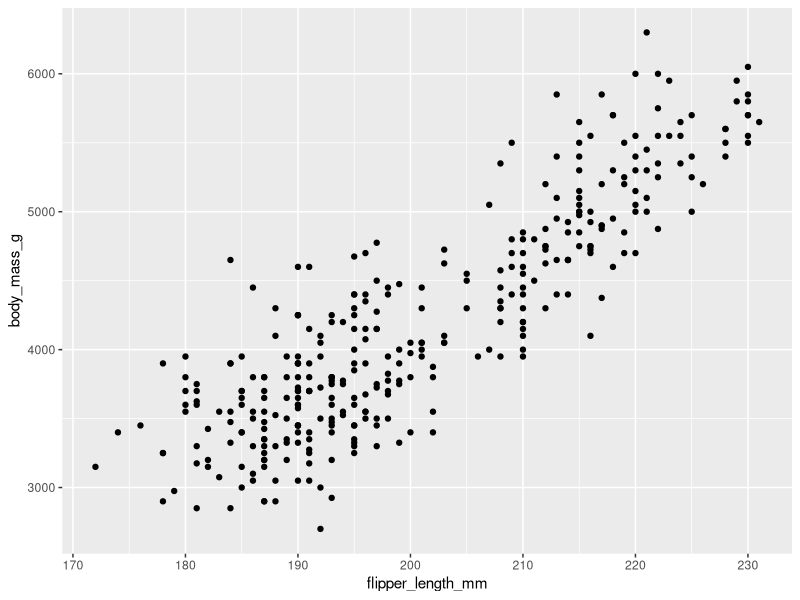
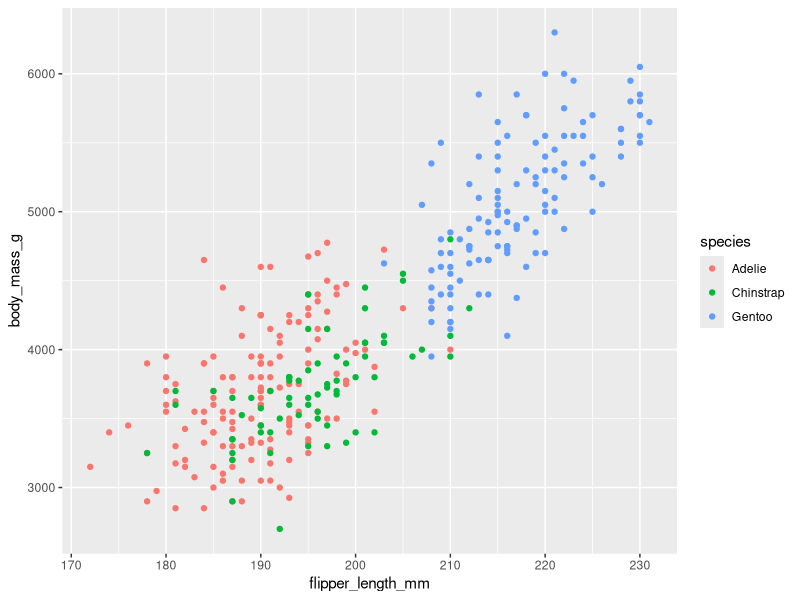
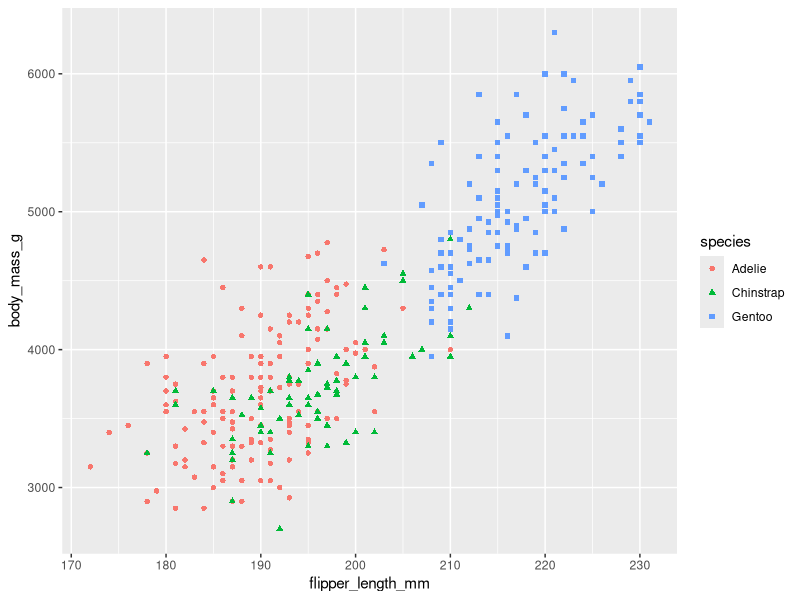
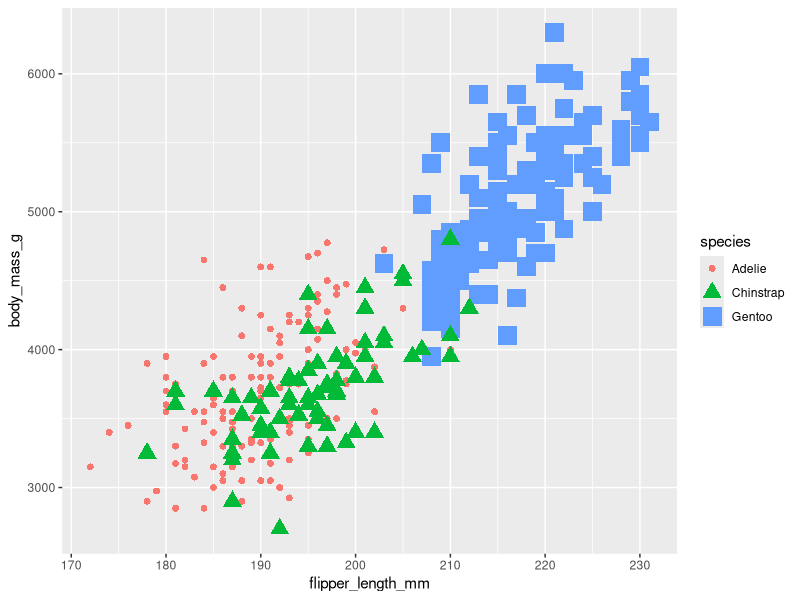
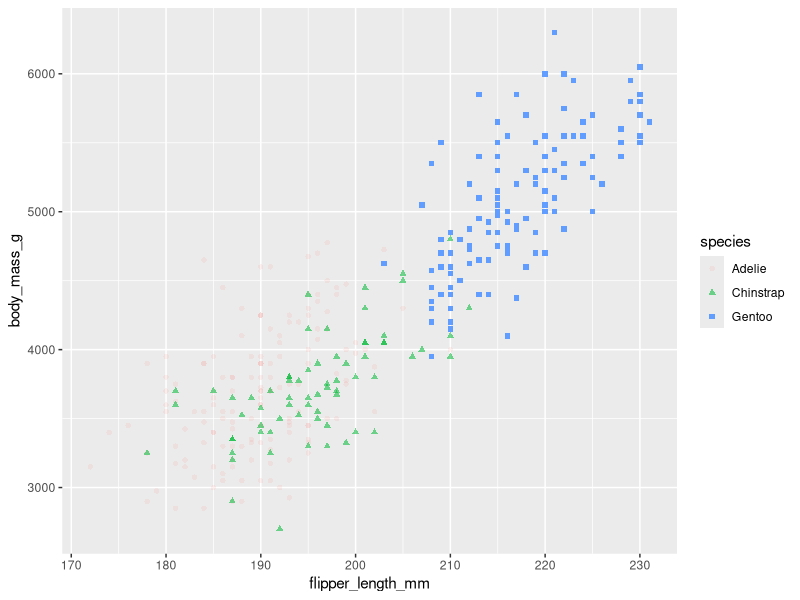
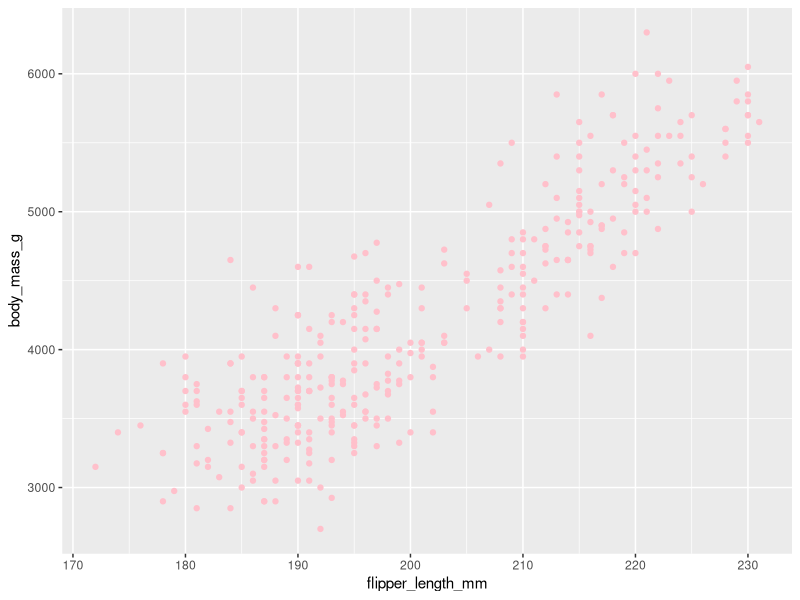
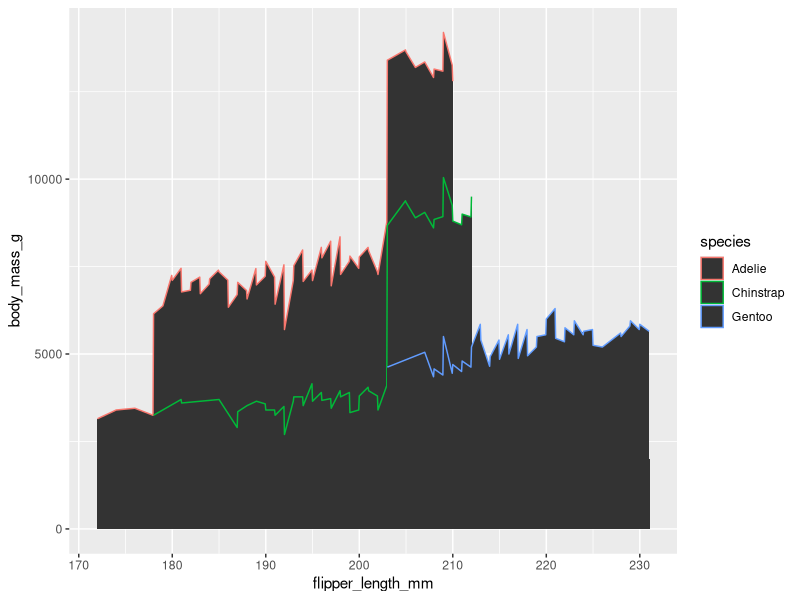
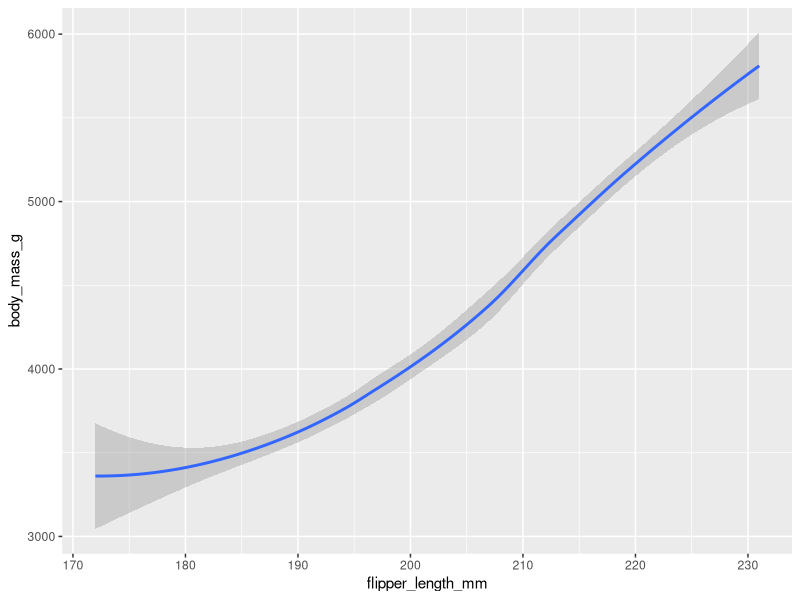

Source code (R) for these figures, in order:
library(ggplot2)
library(palmerpenguins)

ggplot(data=penguins)+
  geom_point(mapping=aes(x=flipper_length_mm, y=body_mass_g))

#to differnetiate between each species by color
ggplot(data=penguins)+
  geom_point(mapping=aes(x=flipper_length_mm, y=body_mass_g,color=species))

#to differnetiate between each species by shape & color
ggplot(data=penguins)+
  geom_point(mapping=aes(x=flipper_length_mm, y=body_mass_g,color=species,shape=species))

#to differnetiate between each species by shape &size &color
ggplot(data=penguins)+
  geom_point(mapping=aes(x=flipper_length_mm, y=body_mass_g,color=species,shape=species,size=species))

#for denser plots with overlpapping points use aplpha
ggplot(data=penguins)+
  geom_point(mapping=aes(x=flipper_length_mm, y=body_mass_g,color=species,shape=species,alpha=species))

#to make all adata points a specific color
ggplot(data=penguins)+
  geom_point(mapping=aes(x=flipper_length_mm, y=body_mass_g),color='pink')

#to change visulaization of graph that is bar charts or others
#lets see one that uses a smooth curve line and other uses points

#in othr words we'll chnage the geom which is any geometrical object
#usedto represent the data
ggplot(data=penguins)+
  geom_area(mapping=aes(x=flipper_length_mm, y=body_mass_g, color=species))

ggplot(data=penguins)+
  geom_smooth(mapping=aes(x=flipper_length_mm, y=body_mass_g))


ggplot(data=penguins)+
  geom_smooth(mapping=aes(x=flipper_length_mm, y=body_mass_g)) +
  geom_point(mapping=aes(x=flipper_length_mm, y=body_mass_g))

ggplot(data=penguins)+
  geom_smooth(mapping=aes(x=flipper_length_mm, y=body_mass_g,linetype=species))

#jitter is the visual property that helps in dense plots by adding small amount of
#random noise to overlapping points helping in distinguishing
#the points

#before
ggplot(data=penguins)+
  geom_point(mapping=aes(x=flipper_length_mm, y=body_mass_g))
#after
ggplot(data=penguins)+
  geom_jitter(mapping=aes(x=flipper_length_mm, y=body_mass_g))
